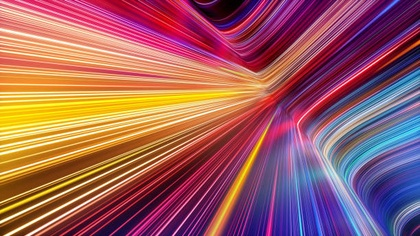
%> input picture practica_5/img2.jpg, 420 x 236 px, shrunk from 612 x 344 before the run
$ octave PR5.m   (GNU Octave 9; MATLAB toolbox functions it lacks are replaced by stand-ins)
%> lines starting %> are read from the running program, lines starting %| are printed output that depends on the picture
clc
clear
close all
warning off all


a=imread('img2.jpg');
%> a is the input picture: size 236x420x3 uint8; mean R, G, B 157, 94, 96.5
tamIMG=size(a);
%> tamIMG = [236 420 3]


% [8 lines of commented-out code are left out]
figure(2)
red=a;
red(:,:,2:3)=0;
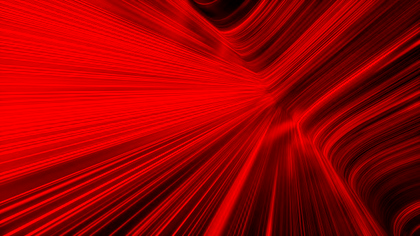
%> red: size 236x420x3 uint8; mean R, G, B 157, 0, 0
subplot(2,3,1)
imshow(red(:,:,1))
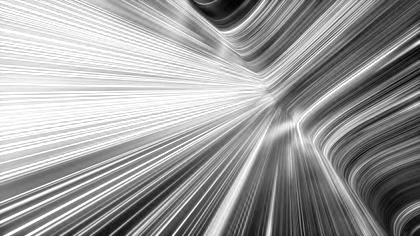
%> displayed picture: size 236x420, on the screen's scale of 0 to 255; min 0, max 255, mean 157
title('Red')

green=a;
green(:,:,1:2:3)=0;
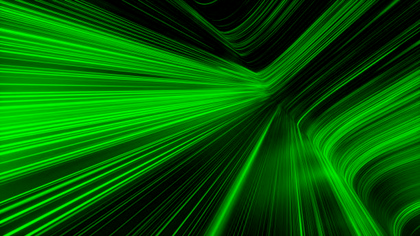
%> green: size 236x420x3 uint8; mean R, G, B 0, 94, 0
subplot(2,3,2)
imshow(green(:,:,2))
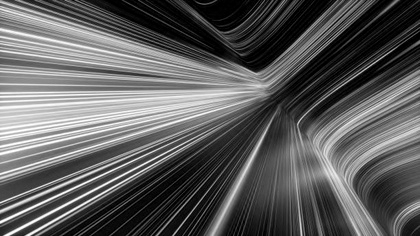
%> displayed picture: size 236x420, on the screen's scale of 0 to 255; min 0, max 255, mean 94
title('Green')

blue=a;
blue(:,:,1:2)=0;
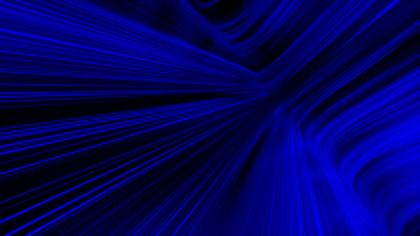
%> blue: size 236x420x3 uint8; mean R, G, B 0, 0, 96.5
subplot(2,3,3)
imshow(blue(:,:,3))
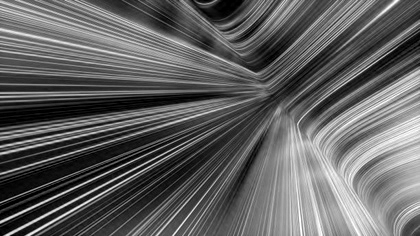
%> displayed picture: size 236x420, on the screen's scale of 0 to 255; min 0, max 255, mean 96.5
title('Blue')

%Ploteamos los resultados
[vecesR,pixelesR]=imhist(red);
%> vecesR = 256 values, max 198244 at index 1, min 3 at index 2, mean 1161.6; pixelesR = 256 values from 0 to 255
histRed = [vecesR pixelesR]; %usado al final
%> histRed = 256 rows, first 12: [198244 0; 3 1; 12 2; 13 3; 17 4; 19 5; 15 6; 17 7; 18 8; 16 9; 24 10; 27 11]
subplot(2,3,4)
bar(pixelesR,vecesR)
title('Hist.RedGray')

[vecesG,pixelesG]=imhist(green);
%> vecesG = 256 values, max 201952 at index 1, min 66 at index 254, mean 1161.6; pixelesG = 256 values from 0 to 255
histGreen = [vecesG pixelesG ];
%> histGreen = 256 rows, first 12: [201952 0; 819 1; 837 2; 828 3; 762 4; 730 5; 724 6; 794 7; 835 8; 783 9; 745 10; 716 11]
subplot(2,3,5)
bar(pixelesG,vecesG)
title('Hist.GreenGray')

[vecesB,pixelesB]=imhist(blue);
%> vecesB = 256 values, max 199576 at index 1, min 5 at index 250, mean 1161.6; pixelesB = 256 values from 0 to 255
histBlue = [vecesB pixelesB];
%> histBlue = 256 rows, first 12: [199576 0; 212 1; 235 2; 214 3; 234 4; 236 5; 274 6; 340 7; 347 8; 340 9; 387 10; 419 11]
subplot(2,3,6)
bar(pixelesB,vecesB)
title('Hist.BlueGray')
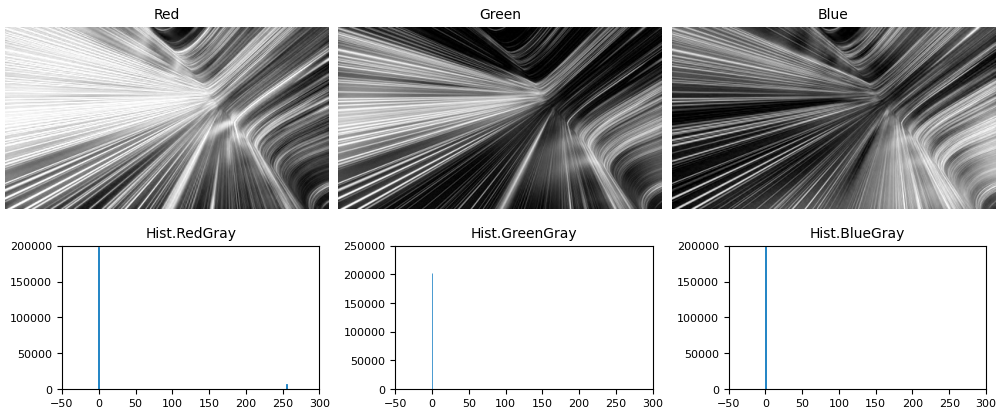
%> figure redrawn from the program's plot data, 6 panels


txt = "Y";
while(txt == 'Y')
disp('Ingrese el minimo y maximo ')
min=input('MIN:');
max=input('MAX:');

[minR,maxR] = bounds(red, "all");
[minG,maxG] = bounds(green, "all");
[minB,maxB] = bounds(blue, "all");

resultado=a;
for i=1:tamIMG(1,1)
   for j=1:tamIMG(1,2)
%> (the run ends here)

$ run again, with practica_5/tree.JPG copied over practica_5/img2.jpg
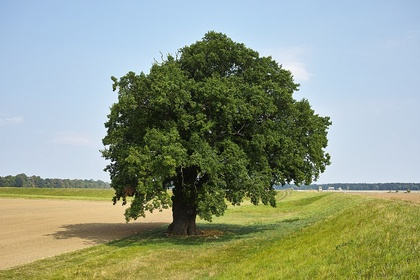
%> input picture practica_5/tree.JPG, 420 x 280 px, shrunk from 1200 x 800 before the run
%> a is the input picture: size 280x420x3 uint8; mean R, G, B 144.8, 155.9, 133.8
%> `blue(:,:,1:2)=0;`:
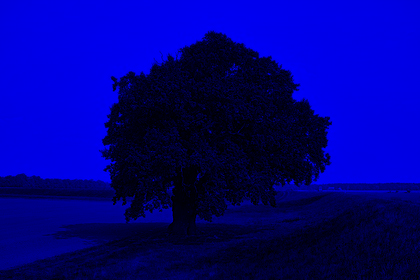
%> blue: size 280x420x3 uint8; mean R, G, B 0, 0, 133.8
%> `imshow(blue(:,:,3))`:
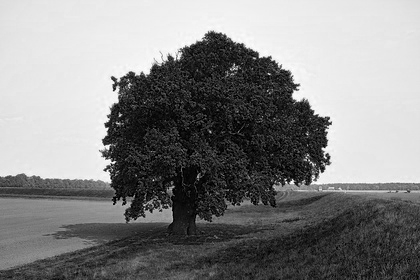
%> displayed picture: size 280x420, on the screen's scale of 0 to 255; min 0, max 255, mean 133.8
%> vecesR = 256 values, max 235209 at index 1, min 0 at index 254, mean 1378.1; pixelesR = 256 values from 0 to 255
%> histRed = 256 rows, first 12: [235209 0; 5 1; 4 2; 16 3; 25 4; 23 5; 32 6; 33 7; 46 8; 66 9; 94 10; 119 11]
%> vecesG = 256 values, max 235200 at index 1, min 0 at index 2, mean 1378.1; pixelesG = 256 values from 0 to 255
%> histGreen = 256 rows, first 12: [235200 0; 0 1; 1 2; 1 3; 6 4; 5 5; 12 6; 12 7; 13 8; 20 9; 39 10; 60 11]
%> vecesB = 256 values, max 235966 at index 1, min 5 at index 184, mean 1378.1; pixelesB = 256 values from 0 to 255
%> histBlue = 256 rows, first 12: [235966 0; 168 1; 148 2; 209 3; 242 4; 275 5; 351 6; 352 7; 400 8; 438 9; 460 10; 506 11]
